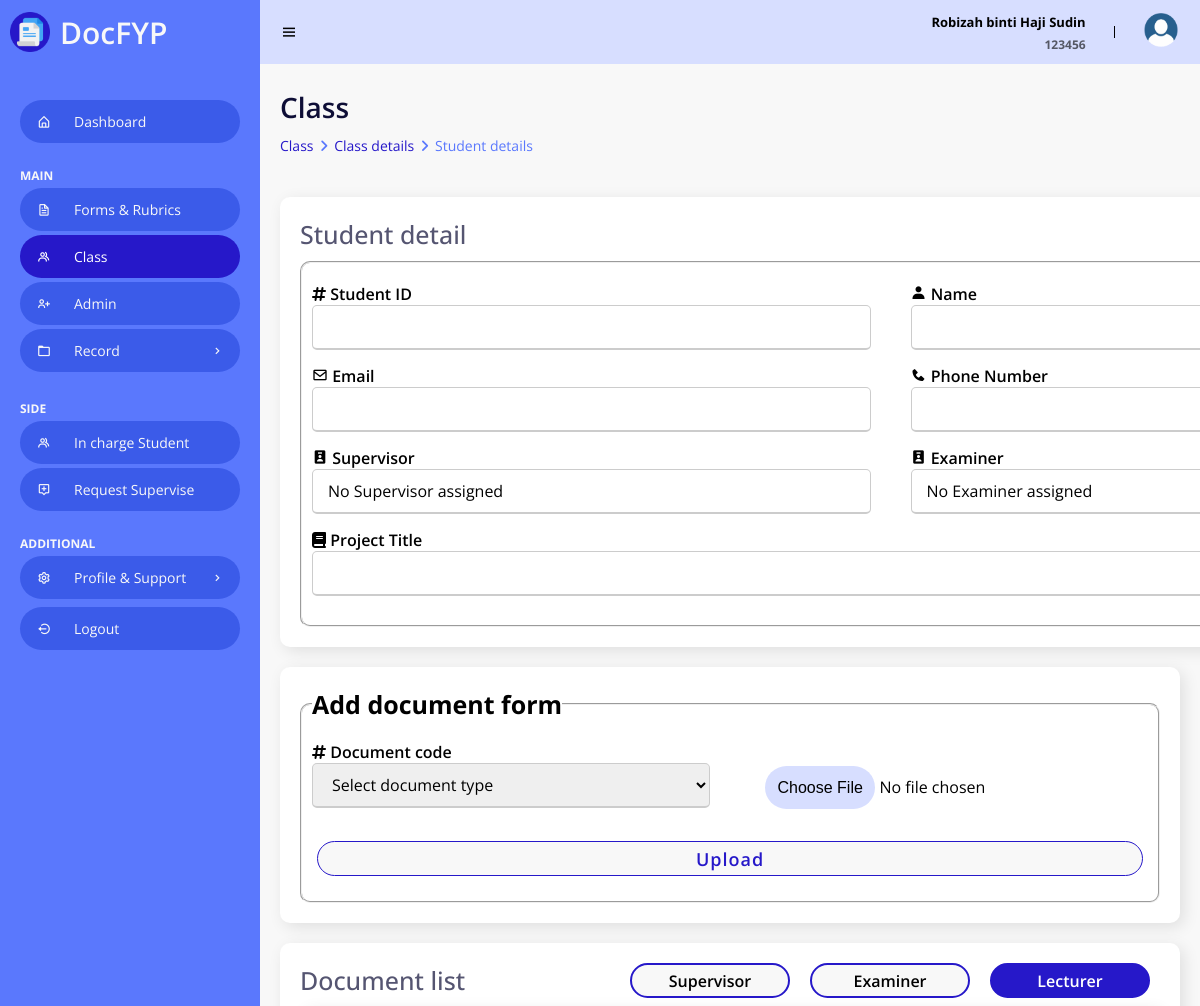
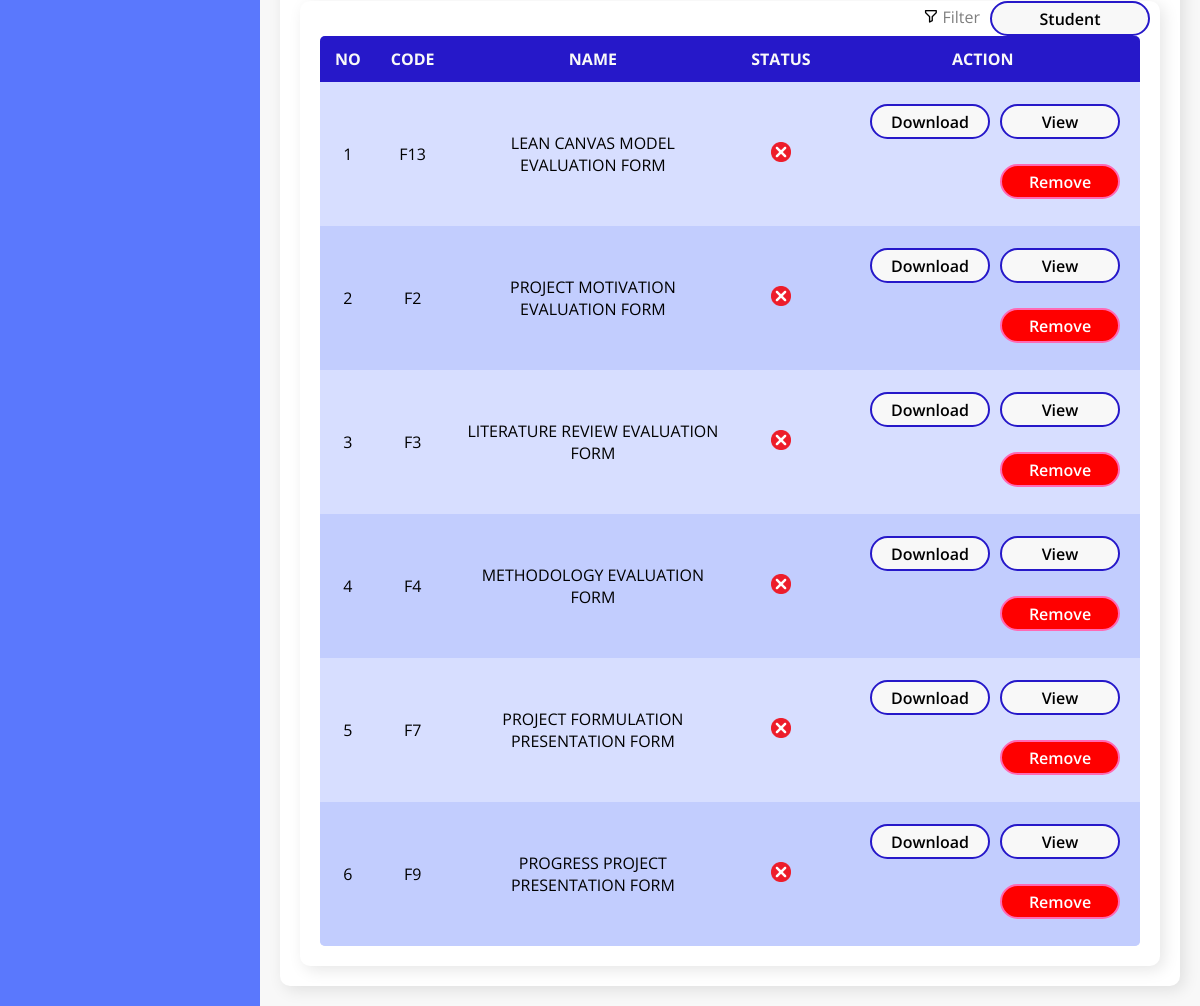
The page /Admin/classDetailLecturer.php (signed in) on the database its author committed (2 pictures, top to bottom).
### tables this page shows
CREATE TABLE `doctype` (
  `docCode` varchar(10) NOT NULL,
  `docName` varchar(50) NOT NULL,
  `docFileName` varchar(100) NOT NULL,
  `docExtension` varchar(100) NOT NULL,
  `docSize` varchar(100) NOT NULL,
  `docMark` varchar(50) NOT NULL,
  `docDecs` varchar(50) NOT NULL
);

### Admin/classDetailLecturer.php (the view, shortened to what this page needs)
<!DOCTYPE html>
<html>
<head>
	<link rel="stylesheet" href="StyleHome.css">
	<link href='https://unpkg.com/boxicons@2.0.9/css/boxicons.min.css' rel='stylesheet'>
	<link rel="stylesheet" href="https://cdnjs.cloudflare.com/ajax/libs/font-awesome/6.4.0/css/all.min.css">
	<?php
	include("../Dbconn.php");
	?>
</head>
<body>
	<section id="sidebar">
		<a href="Home.php" class="brand">
			<img class="logo" src="/Edms/images/logo.png" alt="Logo">
			DocFYP
		</a>
		<ul class="side-menu">
			<li><a href="Home.php"><i class='bx bx-home-alt icon' ></i>Dashboard</a></li>
			<li class="divider" data-text="main">Main</li>
			<li><a href="FormRubric.php"><i class='bx bx-file icon'></i> Forms & Rubrics</a></li>
			<li><a href="class.php" class="active"><i class='bx bx-group icon' ></i></i> Class</a></li>
			<li><a href="admin.php"><i class='bx bx-user-plus icon'></i> Admin</a></li>
			<li>
				<a href="#"><i class='bx bx-folder icon' ></i> Record <i class='bx bx-chevron-right icon-right' ></i></a>
			</li>
			<li class="divider" data-text="SIDE">Side Features</li>
			<li><a href="studentIC.php"><i class='bx bx-group icon' ></i></i>In charge Student</a></li>
			<li><a href="requestSupervise.php"><i class='bx bx-message-alt-add icon'></i> Request Supervise </a></li>
			<li class="divider" data-text="ADDITIONAL">Setting & Support</li>
			<li>
				<a href="#"><i class='bx bx-cog icon' ></i> Profile & Support <i class='bx bx-chevron-right icon-right' ></i></a>
			</li>
			<li><a href="/Edms/Logout.php"><i class='bx bx-log-out-circle icon'></i> Logout</a></li>
		</ul>
	</section>
	<section id="content">
		<nav>
			<i class='bx bx-menu toggle-sidebar' ></i>
            <div class="sessionInfo">
            	<?php
            	if (isset($_SESSION["log"]) && ($_SESSION["log"] == 3)) {
            		?>
            		<div class="userFullName">
            			<p><?php echo $_SESSION["admin_name"] ?></p>
            		</div>
            		<div class="userID">
            			<p><?php echo $_SESSION["admin_id"]; ?></p>
            		</div>
            		<?php
            	} else {
            		echo "<meta http-equiv=\"refresh\" content=\"2;URL=../Login.php\"/>";
            	}
            	?>
            </div>
            <div class="profile">
            	<img src="/Edms/images/userdp.png" alt="Profile picture">
            </div>
        </nav>
        <main>
        	<?php
        	$stud_id = $_GET['studID'];
        	$sql = "SELECT * FROM student WHERE studID = '" .$stud_id. "'";
        	$query = mysqli_query($connection, $sql) or die("Query Fail");
        	$data = mysqli_fetch_array($query);
        	?>
        	<h1 class="title"> Class </h1>
        	<ul class="breadcrumbs">
        		<li><a href="class.php">Class</a></li>
        		<li class="divider"><i class="fa fa-solid fa-angle-right"></i></li>
        		<li><a href="classDetail.php?classID=<?php echo$data['classID']; ?>">Class details</a></li>
        		<li class="divider"><i class="fa fa-solid fa-angle-right"></i></li>
        		<li><a href="classDetailStudent.php" class="active">Student details</a></li>
        	</ul>
        	<br>
        	<div class="data">
        		<div class="content-data">
        			<div class="titleContentWButton">
        				<h1 class="titleContent">Student detail</h1>
        			</div>
        			<fieldset>
        				<form action="editClassProcess.php" method="POST" enctype="multipart/form-data">
        					<div class="form-details">
        						<div class="input-box">
        							<i class="fa-solid fa-hashtag"></i>
        							<span class="details">Student ID</span>
        							<input type="text"
        							value="<?php echo $data['studID']; ?>"
        							name="classID"
        							readonly>
        						</div>
        						<div class="input-box">
        							<i class='bx bxs-user'></i>
        							<span class="details">Name</span>
        							<input type="text"
        							value="<?php echo $data['studName']; ?>"
        							name="className"
        							readonly>
        						</div>
        						<div class="input-box">
        							<i class='bx bx-envelope' ></i>
        							<span class="details">Email</span>
        							<input type="text"
        							value="<?php echo $data['studEmail']; ?>"
        							name="classYear"
        							readonly>
        						</div>
        						<div class="input-box">
        							<i class='bx bxs-phone' ></i>
        							<span class="details">Phone Number</span>
        							<input type="text"
        							value="<?php echo $data['studPhoneNum']; ?>"
        							name="classSession"
        							readonly>
        						</div>
        						<?php
        						$sql = "SELECT * FROM lecturer WHERE lectID = '".$data['studSV']."'";
        						$query = mysqli_query($connection, $sql);
        						$rowSV = mysqli_fetch_array($query);
        						$sql = "SELECT * FROM lecturer WHERE lectID = '".$data['studExam']."'";
        						$query = mysqli_query($connection, $sql);
        						$rowExam = mysqli_fetch_array($query);
        						if (!empty($data['studSV'])) {
        							$sqlSV = "SELECT * FROM lecturer WHERE lectID = '" . $data['studSV'] . "'";
        							$sqlAdminSV = "SELECT * FROM admin WHERE adminID = '" . $data['studSV'] . "'";
        							$querySV = mysqli_query($connection, $sqlSV);
        							$queryAdminSV = mysqli_query($connection, $sqlAdminSV);
        							$rowSV = mysqli_fetch_array($querySV);
        							$rowAdminSV = mysqli_fetch_array($queryAdminSV);
        						} else {
        							$rowSV = null;
        							$rowAdminSV = null;
        						}
        						if (!empty($data['studExam'])) {
        							$sqlExam = "SELECT * FROM lecturer WHERE lectID = '" . $data['studExam'] . "'";
        							$sqlAdminExam = "SELECT * FROM admin WHERE adminID = '" . $data['studExam'] . "'";
        							$queryExam = mysqli_query($connection, $sqlExam);
        							$queryAdminExam = mysqli_query($connection, $sqlAdminExam);
        							$rowExam = mysqli_fetch_array($queryExam);
        							$rowAdminExam = mysqli_fetch_array($queryAdminExam);
        						} else {
        							$rowExam = null;
        							$rowAdminExam = null;
        						}
        						?>
        						<div class="input-box">
        							<i class='bx bxs-user-badge' ></i>
        							<span class="details">Supervisor</span><br>
        							<input type="text"
        							value="<?php echo ($rowSV != null) ? $rowSV['lectName'] : (($rowAdminSV != null) ? $rowAdminSV['adminName'] : "No Supervisor assigned"); ?>"
        							name="classSession"
        							readonly>
        						</div>
        						<div class="input-box">
        							<i class='bx bxs-user-badge' ></i>
        							<span class="details">Examiner</span><br>
        							<input type="text"
        							value="<?php echo ($rowExam != null) ? $rowExam['lectName'] : (($rowAdminExam != null) ? $rowAdminExam['adminName'] : "No Examiner assigned"); ?>"
        							name="classSession"
        							readonly>
        						</div>
        						<div class="input-box">
        							<i class="fa-solid fa-book"></i>
        							<span class="details">Project Title</span><br>
        							<input type="text" style="width: 1157px;"
        							value="<?php echo $data['studFYPTitle']; ?>"
        							name="classSession"
        							readonly>
        						</div>
        					</div>
        				</form>
        			</fieldset>
        		</div>
        	</div>
        	<div class="data">
        		<div class="content-data">
        			<fieldset>
        				<legend>
        					Add document form
        				</legend>
        				<form action="classDetailLecturerProcess.php" method="POST" enctype="multipart/form-data">
        					<div class="form-details">
        						<div class="input-box">
        							<i class="fa-solid fa-hashtag"></i>
        							<span class="details">Document code</span>
        							<select name="docType" required>
        								<option value="" disabled selected hidden>Select document type</option>
        							</select>
        						</div>
        						<div class="input-box">
        							<input class="upload-box" type="file" name="docFile" id="docFile" required style="border: 0px; margin-top: 25px;">
        						</div>
        					</div>
        					<div class="button">
        						<input type="submit" value="Upload" name="uploadDoc" id="uploadDoc">
        					</div>
        				</form>
        			</fieldset>
        		</div>
        	</div>
        	<div class="data">
        		<div class="content-data">
        			<div class="titleContentWButton">
        				<h1 class="titleContent">Document list</h1>
        				<a href="classDetailLecturer.php?studID=<?php echo $data['studID']; ?>" class="active">
        					<button class="addBtn" style="margin: 0 10px; background: #2618c9; color: white;">
        						Lecturer
        					</button>
        				</a>
        				<a href="classDetailExaminer.php?studID=<?php echo $data['studID']; ?>" class="active">
        					<button class="addBtn" style="margin: 0 10px;">
        						Examiner
        					</button>
        				</a>
        				<a href="classDetailSupervisor.php?studID=<?php echo $data['studID']; ?>" class="active">
        					<button class="addBtn" style="margin: 0 10px;">
        						Supervisor
        					</button>
        				</a>
        				<a href="classDetailStudent.php?studID=<?php echo $data['studID']; ?>" class="active">
        					<button class="addBtn" style="margin: 0 10px;">
        						Student
        					</button>
        				</a>
        				<div class="filter" style="float: right; margin-top: 5px;">
        					<i class='bx bx-filter-alt'></i>
        					<span class="details" style="opacity: 0.5;">Filter</span>
        				</div>
        			</div>
        			<?php
        			$sqlDocType = "SELECT * FROM doctype WHERE docDecs = 'Lecturer mark required' OR docDecs = 'All marks required'";
        			$queryDocType = mysqli_query($connection, $sqlDocType) or die("not found");
        			$count = 1;
        			?>
        			<div class="content-data">
        				<table>
        					<tr>
        						<th>no</th>
        						<th>code</th>
        						<th>name</th>
        						<th>status</th>
        						<th>action</th>
        					</tr>
        					<?php
        					while ($rowDocType= mysqli_fetch_array($queryDocType)) {
        						$sqlCheckDoc = "SELECT * FROM document WHERE docCode = '" . $rowDocType["docCode"] . "' AND uploadBy = '" . $_SESSION['admin_id'] . "'";
        						$queryCheckDoc = mysqli_query($connection, $sqlCheckDoc);
        						$getDocID = mysqli_fetch_array($queryCheckDoc);
        						$status = (mysqli_num_rows($queryCheckDoc) > 0) ? "<img src='/Edms/images/yes.png' style='width:20px; height: 20px;'>" : "<img src='/Edms/images/no.png' style='width:20px; height: 20px;'>";
        						?>
        						<tr>
        							<td><?php echo $count; ?></td>
        							<td><?php echo $rowDocType["docCode"]; ?></td>
        							<td><?php echo $rowDocType["docName"]; ?></td>
        							<td><?php echo $status; ?></td>
        							<td>
        								<a class="dw" target="_blank" href="classDetailVDD.php?docView=<?php echo $getDocID["docID"]; ?>&studID=<?php echo $stud_id ?>">
        									<button class="actionBtn">
        										View
        									</button>
        								</a>
        								<a class="dw" target="_blank" href="classDetailVDD.php?docDw=<?php echo $getDocID["docID"]; ?>&studID=<?php echo $stud_id ?>">
        									<button class="actionBtn">
        										Download
        									</button>
        								</a>
        								<a class="dw" href="classDetailVDD.php?docRemove=<?php echo $getDocID["docID"]; ?>&studID=<?php echo $stud_id ?>">
        									<button class="actionBtn" style="background: red; color: white; border-color: hotpink;">
        										Remove
        									</button>
        								</a>
        							</td>
        						</tr>
        						<?php
        						$count++;
        					}
        					?>
        				</table>
        			</div>
        		</div>
        	</div>
        </main>
    </section>
</body>
</html>

### rows shown on the page
doctype: docCode "F13", docName "LEAN CANVAS MODEL EVALUATION FORM"
doctype: docCode "F2", docName "PROJECT MOTIVATION EVALUATION FORM"
doctype: docCode "F3", docName "LITERATURE REVIEW EVALUATION FORM"
doctype: docCode "F4", docName "METHODOLOGY EVALUATION FORM"
doctype: docCode "F7", docName "PROJECT FORMULATION PRESENTATION FORM"
doctype: docCode "F9", docName "PROGRESS PROJECT PRESENTATION FORM"

### other values the page prints
$_SESSION["admin_name"] "Robizah binti Haji Sudin"
$_SESSION["admin_id"] "123456"
